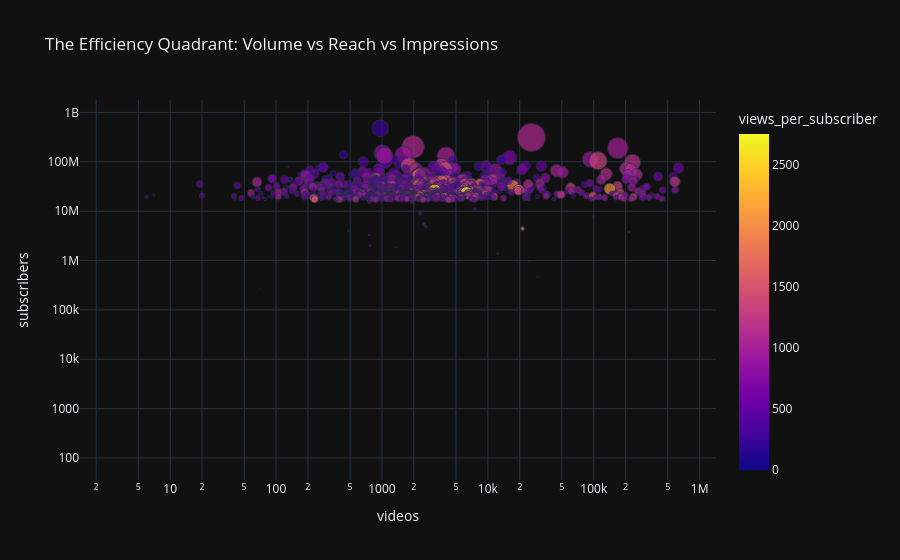

Write notebook code for a chart like this one.
### Markdown cell above
<a id='section8'></a>
## Section 8 — Content Efficiency Quadrants

### Code cell
fig = px.scatter(df, x="videos", y="subscribers", color="views_per_subscriber", 
                 size="views", hover_name="title", log_x=True, log_y=True,
                 title="The Efficiency Quadrant: Volume vs Reach vs Impressions")
fig.show()

top_eff = df.nlargest(15, 'views_per_subscriber')
plt.figure(figsize=(10, 8))
sns.barplot(data=top_eff, x='views_per_subscriber', y='title', palette='Reds_r')
plt.title('ROI Masters: Top 15 Channels by Views per Subscriber')
watermark(plt.gca())
plt.show()

### Figure 1 — Plotly figure (JSON) as saved in the notebook; plotly's stock layout.template omitted (floating-point values rounded to 4 significant figures; data arrays with more than 128 entries replaced by an {"elided": "..."} marker saying what was removed)
{"data": [{"hovertemplate": "<b>%{hovertext}</b><br><br>videos=%{x}<br>subscribers=%{y}<br>views=%{marker.size}<br>views_per_subscriber=%{marker.color}<extra></extra>", "hovertext": {"elided": "1000 str values"}, "legendgroup": "", "marker": {"color": {"elided": "1000 float values"}, "coloraxis": "coloraxis", "size": {"elided": "1000 float values"}, "sizemode": "area", "sizeref": 841675000, "symbol": "circle"}, "mode": "markers", "name": "", "orientation": "v", "showlegend": false, "type": "scatter", "x": {"elided": "1000 int values"}, "xaxis": "x", "y": {"elided": "1000 int values"}, "yaxis": "y"}], "layout": {"coloraxis": {"colorbar": {"title": {"text": "views_per_subscriber"}}, "colorscale": [[0, "#0d0887"], [0.1111, "#46039f"], [0.2222, "#7201a8"], [0.3333, "#9c179e"], [0.4444, "#bd3786"], [0.5556, "#d8576b"], [0.6667, "#ed7953"], [0.7778, "#fb9f3a"], [0.8889, "#fdca26"], [1, "#f0f921"]]}, "legend": {"itemsizing": "constant", "tracegroupgap": 0}, "title": {"text": "The Efficiency Quadrant: Volume vs Reach vs Impressions"}, "xaxis": {"anchor": "y", "domain": [0, 1], "title": {"text": "videos"}, "type": "log"}, "yaxis": {"anchor": "x", "domain": [0, 1], "title": {"text": "subscribers"}, "type": "log"}}}
